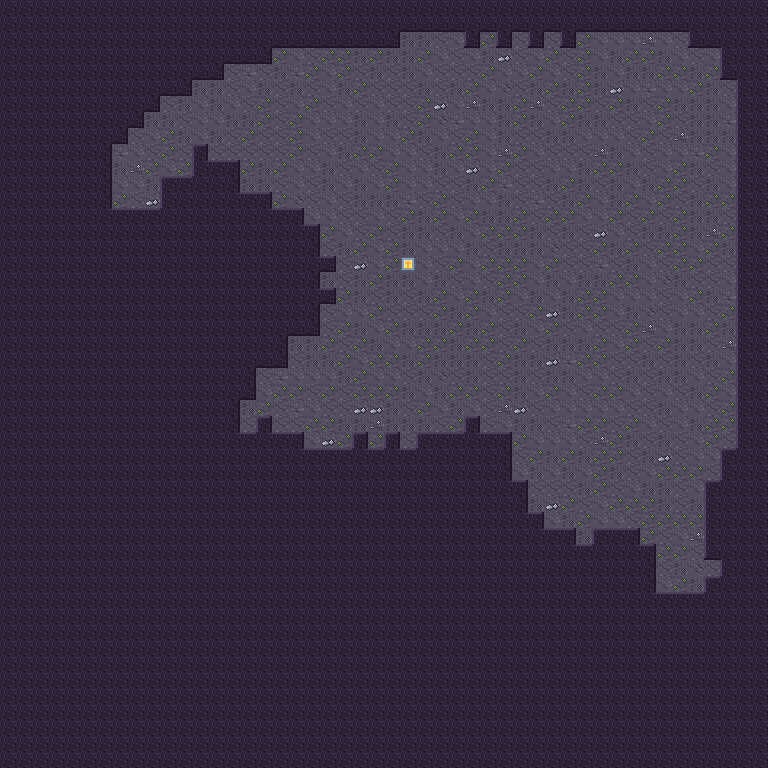

The image is a tile-based game level rendered from a .tmx file. Its description and source (layers, tilesets, objects; grid data summarised) follow:
An orthogonal 48x48 tile map with 16x16 px tiles, 3 tile layers (Back, Buildings, Front).

<map version="1.4" tiledversion="1.4.2" orientation="orthogonal" renderorder="right-down" compressionlevel="0" width="48" height="48" tilewidth="16" tileheight="16" infinite="0" nextlayerid="4" nextobjectid="1">
  <properties />
  <tileset firstgid="1" name="cave" tilewidth="16" tileheight="16" tilecount="48" columns="16">
    <image source="../cave.png" width="256" height="48" />
    <tile id="1">
      <properties>
        <property name="Passable" type="string" value="F" />
      </properties>
    </tile>
    <tile id="16">
      <properties>
        <property name="Passable" type="string" value="F" />
      </properties>
    </tile>
    <tile id="17">
      <properties>
        <property name="Passable" type="string" value="F" />
      </properties>
    </tile>
    <tile id="18">
      <properties>
        <property name="Passable" type="string" value="F" />
      </properties>
    </tile>
    <tile id="19">
      <properties>
        <property name="Passable" type="string" value="F" />
      </properties>
    </tile>
    <tile id="20">
      <properties>
        <property name="Passable" type="string" value="F" />
      </properties>
    </tile>
    <tile id="21">
      <properties>
        <property name="Passable" type="string" value="F" />
      </properties>
    </tile>
    <tile id="22">
      <properties>
        <property name="Passable" type="string" value="F" />
      </properties>
    </tile>
    <tile id="23">
      <properties>
        <property name="Passable" type="string" value="F" />
      </properties>
    </tile>
    <tile id="24">
      <properties>
        <property name="Passable" type="string" value="F" />
      </properties>
    </tile>
    <tile id="25">
      <properties>
        <property name="Passable" type="string" value="F" />
      </properties>
    </tile>
    <tile id="26">
      <properties>
        <property name="Passable" type="string" value="F" />
      </properties>
    </tile>
    <tile id="27">
      <properties>
        <property name="Passable" type="string" value="F" />
      </properties>
    </tile>
    <tile id="28">
      <properties>
        <property name="Passable" type="string" value="F" />
      </properties>
    </tile>
    <tile id="29">
      <properties>
        <property name="Passable" type="string" value="F" />
      </properties>
    </tile>
    <tile id="30">
      <properties>
        <property name="Passable" type="string" value="F" />
      </properties>
    </tile>
    <tile id="31">
      <properties>
        <property name="Passable" type="string" value="F" />
      </properties>
    </tile>
  </tileset>
  <layer id="1" name="Back" width="48" height="48" opacity="1" offsetx="0" offsety="0">
   <data>[2304 cells, 2304 non-empty, 9 distinct tile ids]</data>
  </layer>
  <layer id="2" name="Buildings" width="48" height="48" opacity="1" offsetx="0" offsety="0">
   <data>[2304 cells, 1471 non-empty, 12 distinct tile ids]</data>
  </layer>
  <layer id="3" name="Front" width="48" height="48" opacity="1" offsetx="0" offsety="0">
   <data>[2304 cells, 0 non-empty, 0 distinct tile ids]</data>
  </layer>
</map>
